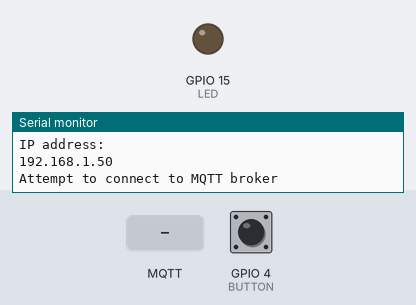
The sketch below on a simulated ESP8266 (NodeMCU). On the bench: output pins drawn as LEDs (lit = HIGH), the last lines printed to the serial monitor. The test bench sets the inputs (shaded band); at power-on: GPIO 4 (BUTTON) HIGH. WiFi joins after 1.5 s; servers stay silent unless stated; no MQTT or app messages arrive unless stated.

Above: at 2.7 s.
2.8 s: MQTT message "turn led on" arrives on the first subscribed topic
At 5.1 s:
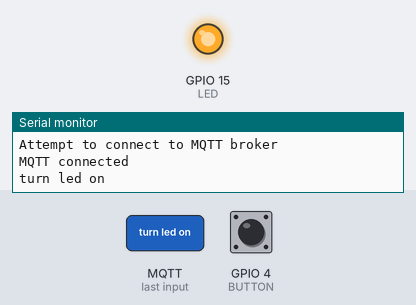
5.8 s: MQTT message "turn led off" arrives on the first subscribed topic
At 6.5 s:
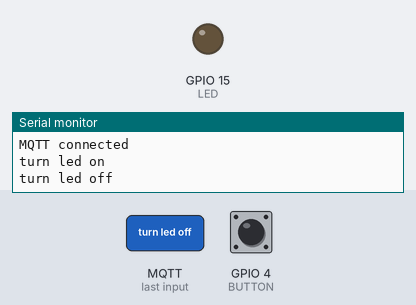
Timing chart, 0 to 8.8 s (numbered marks = the images above; inputs shaded):
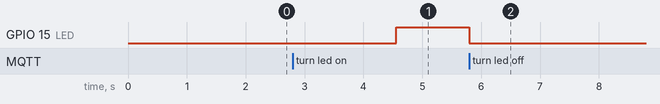

Measured:
- after the input at 2.8 s, GPIO 15 (LED): LOW → HIGH after 1.8 s
- after the input at 5.8 s, GPIO 15 (LED): HIGH → LOW at once

The sketch:

MyIoTWidget.ino
```cpp
// Base ESP8266
#include <ESP8266WiFi.h>
WiFiClient WIFI_CLIENT;

// MQTT
#include <PubSubClient.h>
PubSubClient MQTT_CLIENT;


#define LIGHT_SENSOR A0
#define LED 15
#define BUTTON 4

// This function runs once on startup
void setup() {
  // Initialize the serial port
  Serial.begin(115200);

  // Configure light sensor pin as an input
  pinMode(LIGHT_SENSOR, INPUT);

  // Configure LED pin as an output
  pinMode(LED, OUTPUT);

  // Configure BUTTON pin as an input with a pullup
  pinMode(BUTTON, INPUT_PULLUP);

  // Attempt to connect to a specific access point
  WiFi.begin("<your wifi access point name>", "<your wifi access point password>");

  // Keep checking the connection status until it is connected
  while (WiFi.status() != WL_CONNECTED) {
      delay(500);
  }

  // Print the IP address of your module
  Serial.println("IP address: ");
  Serial.println(WiFi.localIP());
}

// This function handles received messages
void myMessageArrived(char* topic, byte* payload, unsigned int length) {
  // Convert the message payload from bytes to a string
  String message = "";
  for (unsigned int i=0; i< length; i++) {
    message = message + (char)payload[i];
  }

  // Print the message to the serial port
  Serial.println(message);

  // Check if message is "turn led on"
  if(message == "turn led on") {
    // Turn the LED on
    digitalWrite(LED, HIGH);
  }

  // Check if message is "turn led off"
  if(message == "turn led off") {
    // Turn the LED off
    digitalWrite(LED, LOW);
  }
}

// This function connects to the MQTT broker
void reconnect() {
  // Set our MQTT broker address and port
  MQTT_CLIENT.setServer("iot.eclipse.org", 1883);
  MQTT_CLIENT.setClient(WIFI_CLIENT);

  // Loop until we're reconnected
  while (!MQTT_CLIENT.connected()) {
    // Attempt to connect
    Serial.println("Attempt to connect to MQTT broker");
    MQTT_CLIENT.connect("<your_random_device_client_id>");

    // Wait some time to space out connection requests
    delay(3000);
  }

  Serial.println("MQTT connected");

  // Subscribe to the topic where our web page is publishing messages
  MQTT_CLIENT.subscribe("<your_random_topic_root>/iot_tutorial/from_webpage");

  // Set the message received callback
  MQTT_CLIENT.setCallback(myMessageArrived);
}

// This function runs over and over again in a continuous loop
void loop() {

  // Check if we're connected to the MQTT broker
  if (!MQTT_CLIENT.connected()) {
    // If we're not, attempt to reconnect
    reconnect();
  }

  // If the button is pressed
  if(digitalRead(BUTTON) == LOW) {

    // Wait for the button to be released
    while(digitalRead(BUTTON) == LOW) {
      delay(100);
    }

    // Publish a button pushed message to a topic
    MQTT_CLIENT.publish("<your_random_topic_root>/iot_tutorial/from_esp8266", "button pushed");

  }

  // Check for incoming MQTT messages
  MQTT_CLIENT.loop();
}
```
